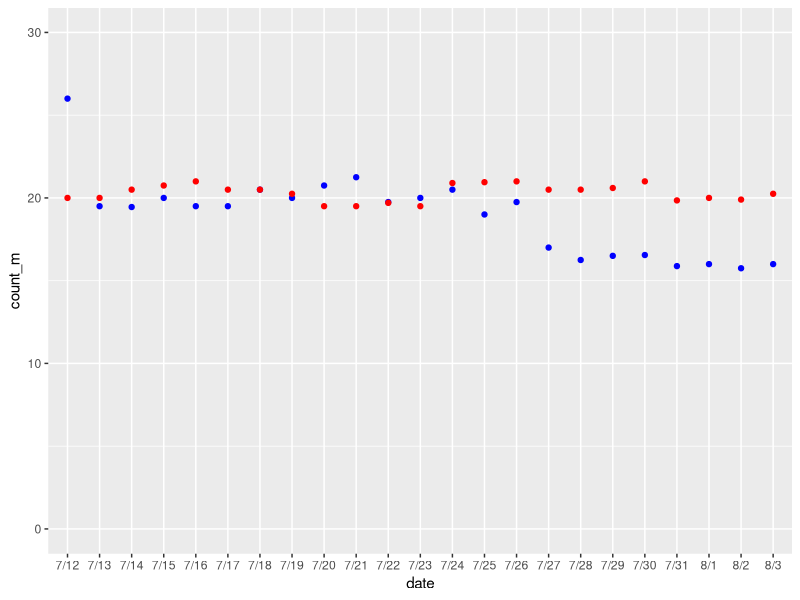

Reproduce this figure in R.
## ---- chunk 1
library(tidyverse) 
## ---- chunk 2
better <- tribble (
  ~date, ~count_m,~count_nm,
  "7/12",26,20,
  "7/13",19.5,20,
  "7/14",19.45,20.5,
  "7/15", 20,20.75,
  "7/16",19.5,21,
  "7/17",19.5,20.5,
  "7/18",20.5,20.5,
  "7/19",20,20.25,
  "7/20",20.75,19.5,
  "7/21",21.25,19.5,
  "7/22",19.75,19.7,
  "7/23",20,19.5,
  "7/24",20.5,20.9,
  "7/25",19,20.95,
  "7/26",19.75,21,
  "7/27",17,20.5,
  "7/28",16.25,20.5,
  "7/29",16.5,20.6,
  "7/30",16.55,21,
  "7/31",15.88,19.85,
  "8/1",16,20,
  "8/2",15.75,19.9,
  "8/3",16,20.25,

)
## ---- chunk 3

ggplot(better,) +
  geom_point(aes(date,count_m), color="blue") +
  geom_point(mapping=aes(x=date,y=count_nm), color="red") + 
  ylim(0,30)

